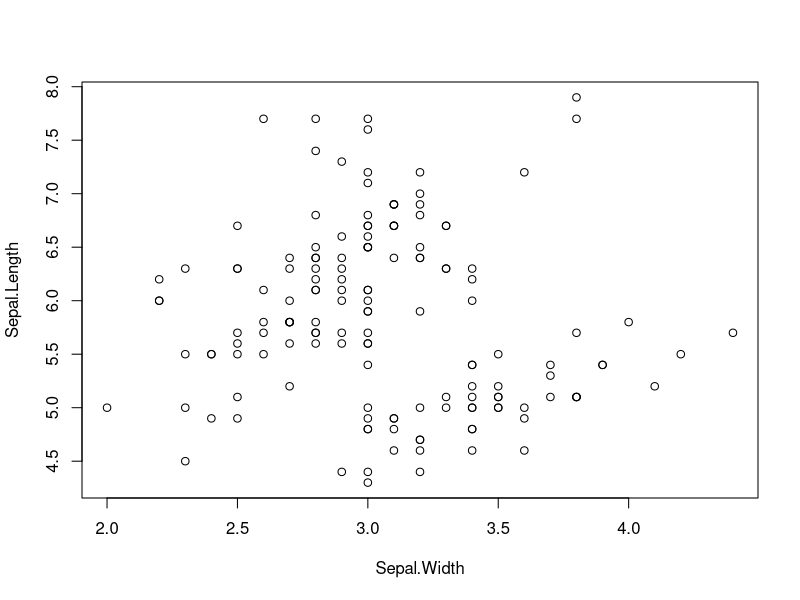

Write the R code that produced this figure.
## ---- chunk 1

plot(Sepal.Length ~ Sepal.Width, iris)

